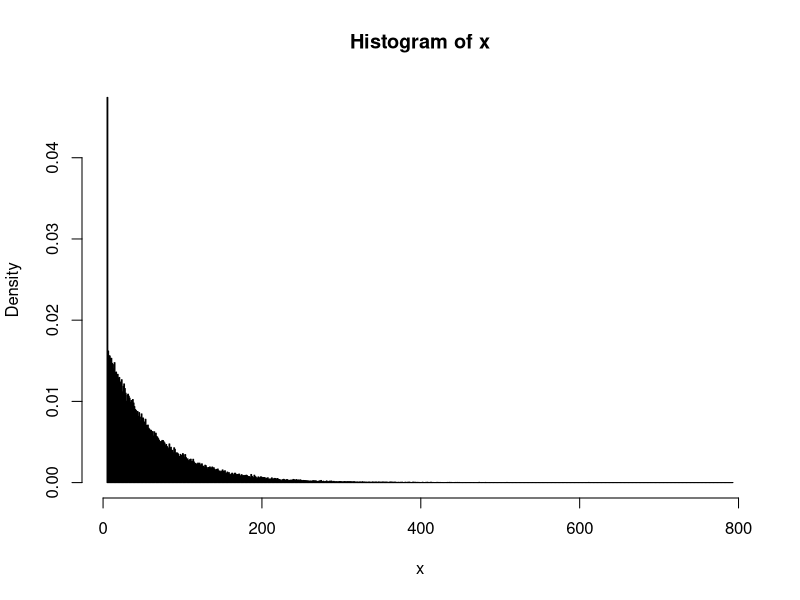

Write the R code that produced this figure.
# Five in a Row
# How many flips to get five heads in a row?
# Inspired by an episode of Taskmaster NZ (series 3)

N=100000
x = rep(0,N)
for (i in 1:N){
  flips=0
  heads=0
  while(heads<5){
    flips=flips+1
    flip=rbinom(1,1,0.5)
    if ( flip==1) {
      heads=heads+1
    } else {
      heads=0
    }
  }
  x[i] = flips  # Number of flips to get to 5 heads in a row
}

summary(x)
quantile(x,c(0.01,0.05,0.1,0.25,0.5,0.75,0.90,0.95,0.99))
hist(x,freq=F,breaks=max(x)-min(x))
table(x)
